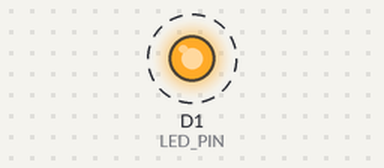
A sketch run on a simulated ESP8266 (NodeMCU). Shown: output pins drawn as LEDs (lit = HIGH). Dashed ring = blinking.

Above: at 0.5 s.
Timing chart, 0 to 4.6 s (numbered marks = the images above):
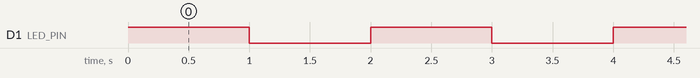

Measured:
- by itself, D1 (LED_PIN): alternates HIGH for 1.0 s and LOW for 1.0 s

The sketch:

IOT_W1.ino
```cpp
int LED_PIN=D1;
void setup()
{

  pinMode(LED_PIN, OUTPUT);
}

void loop()
{
  digitalWrite(LED_PIN, HIGH);   // turn the LED on (HIGH is the voltage level)
  delay(1000);                       // wait for a second
  digitalWrite(LED_PIN, LOW);    // turn the LED off by making the voltage LOW
  delay(1000);                       // wait for a second
}
```
